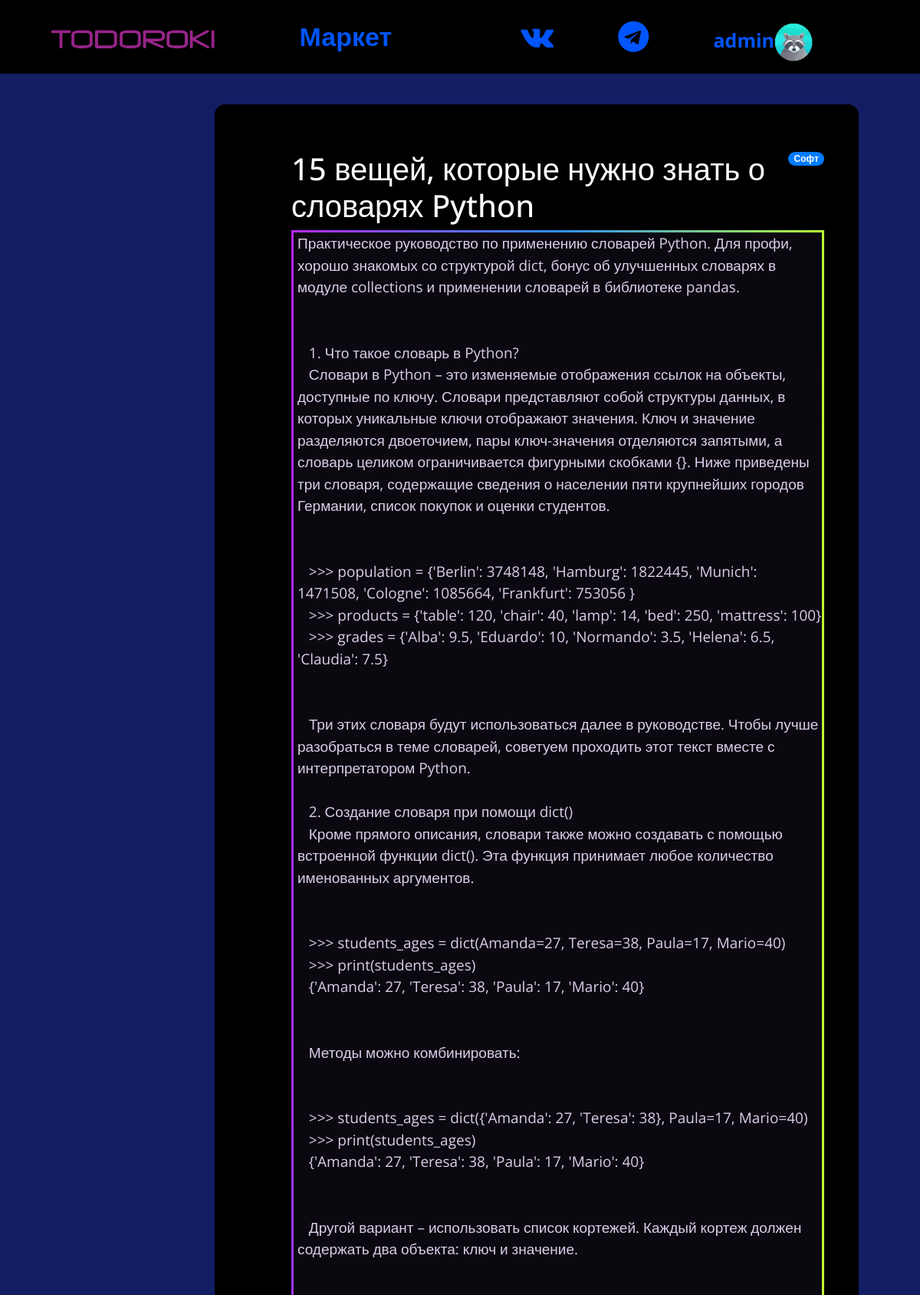
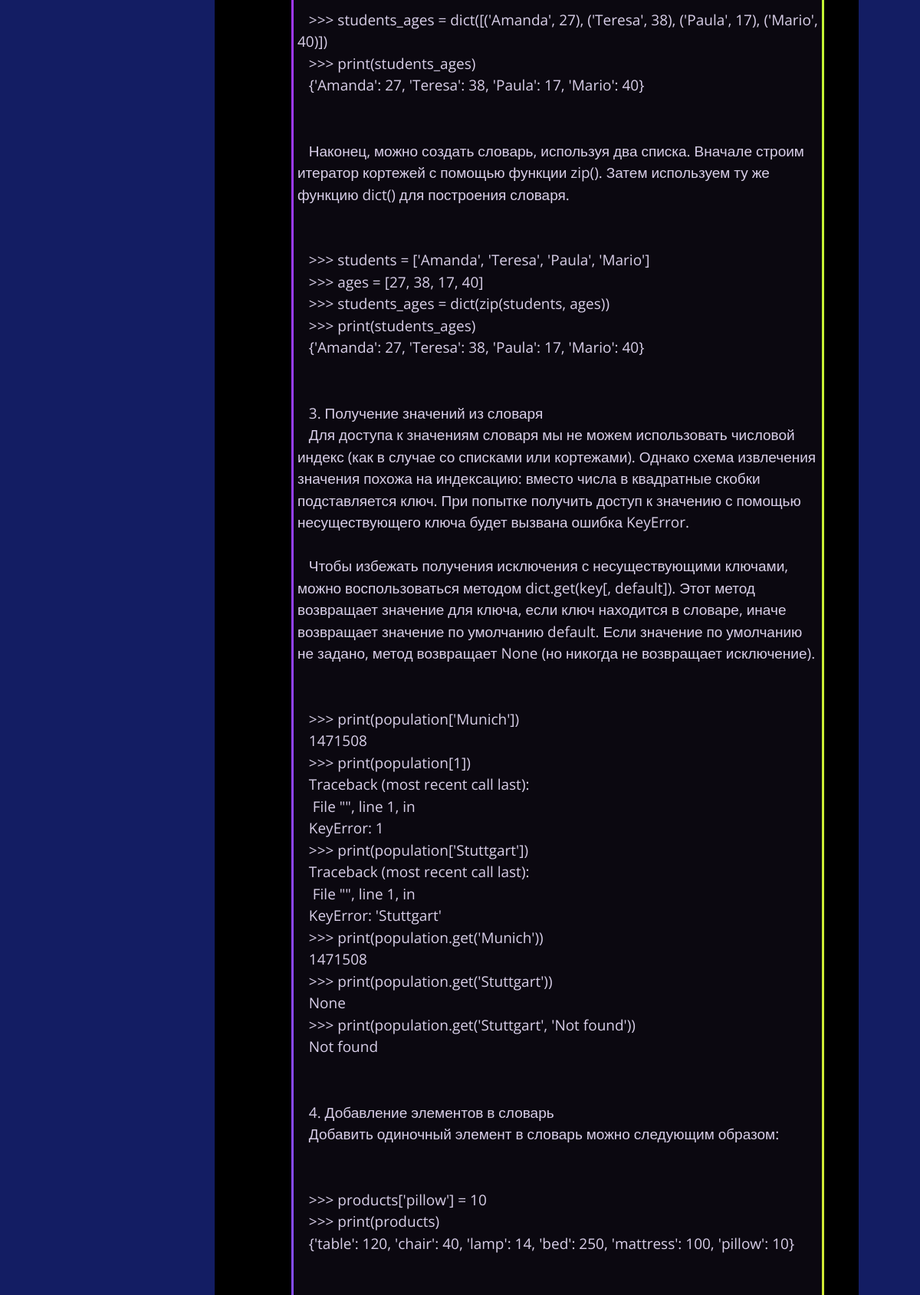
/discussion/11 (signed in, upper part), run on the app's committed database (2 pictures, top to bottom).
### data/users.py (models this page shows, shortened)
class User(SqlAlchemyBase, UserMixin, SerializerMixin):
    __tablename__ = 'users'
    id = sqlalchemy.Column(sqlalchemy.Integer, primary_key=True, autoincrement=True, unique=True)
    nickname = sqlalchemy.Column(sqlalchemy.String, unique=True)
    email = sqlalchemy.Column(sqlalchemy.String)
    hashed_password = sqlalchemy.Column(sqlalchemy.String)
    date_of_registration = sqlalchemy.Column(sqlalchemy.String, default=datetime.datetime.now().date())
    root = sqlalchemy.Column(sqlalchemy.Boolean, default=False)
    avatar = sqlalchemy.Column(sqlalchemy.String)
    news = orm.relation('News', back_populates='user')

### data/news.py (models this page shows)
class News(SqlAlchemyBase, UserMixin, SerializerMixin):
    __tablename__ = 'news'
    id = sqlalchemy.Column(sqlalchemy.Integer, primary_key=True, autoincrement=True, unique=True)
    color = sqlalchemy.Column(sqlalchemy.String)
    title = sqlalchemy.Column(sqlalchemy.String)
    text = sqlalchemy.Column(sqlalchemy.String)
    creator = sqlalchemy.Column(sqlalchemy.Integer, sqlalchemy.ForeignKey("users.id"))
    date_of_create = sqlalchemy.Column(sqlalchemy.String,  default=datetime.datetime.now().date())
    category = sqlalchemy.Column(sqlalchemy.String)
    user = orm.relation('User')

### main.py (the view)
@app.route("/discussion/<int:news_id>", methods=['GET', 'POST'])
def discussion(news_id):
    forum = ForumForm()
    session = db_session.create_session()
    new = session.query(news.News).filter(news.News.id == news_id).first()
    messages = forum.message.data
    if forum.validate_on_submit():
        write_to_json(messages, current_user.nickname, news_id)
    with open('forum.json', 'r') as jfr:
        info = json.load(jfr)["topics"][news_id - 1]["messages"]
    if current_user.is_authenticated:
        return render_template('discussion.html', nickname=current_user.nickname,
                               image=current_user.avatar, messages=info, form=forum,
                               title=new.title, category=new.category)
    return render_template('discussion.html', messages=info, form=forum, title=new.title,
                           category=new.category)

### data/db_session.py (called while the page is built)
def create_session() -> Session:
    global __factory
    return __factory()

### main.py (called while the page is built)
@login_manager.user_loader
def load_user(user_id):
    sessions = db_session.create_session()
    return sessions.query(users.User).get(user_id)

### templates/discussion.html (shortened to what this page needs)
{% extends "base.html" %}
{% block content %}
<div class="discus">
    <div style="display: flex;">
        <h1 style="color: white">{{title}} <h6><span class="badge badge-pill badge-primary">{{category}}</span>
        </h6></h1>
        <br>
    </div>
    {% for item in messages %}
    <div class="rainbowborder" style="color: #d9cfe9; padding-left: 5px;">
        {% autoescape false %}
            {{item['text']}}
        {% endautoescape %}
    </div>
    {% endfor %}
</div>
{% endblock %}

### templates/base.html (shortened to what this page needs)
<!DOCTYPE html>
<html lang="ru">
<head>
    <link rel="stylesheet"
          href="https://maxcdn.bootstrapcdn.com/font-awesome/4.7.0/css/font-awesome.min.css">
    <link rel="stylesheet"
          href="https://stackpath.bootstrapcdn.com/bootstrap/4.4.1/css/bootstrap.min.css"
>
    <link rel="stylesheet" href="/static/styles/styles.css" type="text/css">
    <link rel="stylesheet" href="/static/styles/rainbow.css" type="text/css">
    <link rel="stylesheet" href="/static/styles/ramki.css" type="text/css">
</head>
<body>
<header>
    <div>
        <a href="/"><img src="/static/img/logo.png" alt="logo" class="logo"></a>
        <a href="/market" class="market" style="text-decoration: none;">Маркет</a>
        <nav>
            <ul>
                <li><a href="#"><i class="fa fa-vk" aria-hidden="true"
                                   style="font-size: 40px; text-decoration: none;"></i></a></li>
                <li><a href="#"><i class="fa fa-telegram" aria-hidden="true"
                                   style="font-size: 40px; text-decoration: none;"></i></a></li>
                {% if current_user.is_authenticated %}
                <li><a href="/logout"><p>{{ nickname }}<img src={{ image }} style="width: 50px"></p>
                </a></li>
                {% endif %}
            </ul>
        </nav>
    </div>
</header>
{% block content %}
{% endblock %}
</body>
</html>

### static/styles/styles.css (style rules this page uses)
body { margin: 0; background-color: #131d63; font-family: 'Open Sans', sans-serif; font-weight: 80px; }
.logo { float: left; height: 70px; padding-top: 30px; padding-left: 60px; }
header { background-color: #000000; display: table; width: 100%; height: 90px }
nav { float: right; }
nav ul { margin: 0; padding: 10; list-style: none; padding-right: 140px; }
nav li { display: inline-block; margin-left: 80px; padding-top: 28px; }
nav a { color: #05f; text-decoration: none; font-size: 25px; font-weight: bold }
.market { color: #05f; text-decoration: none; line-height: 95px; font-size: 34px; font-weight: bold; padding-left: 100px; }
.rainbowborder { background-color: #0b0810; border: 3px solid transparent; border-image: linear-gradient(to bottom right, #b827fc 0%, #2c90fc 25%, #b8fd33 50%, #fec837 75%, #fd1892 100%); border-image-slice: 1; margin-bottom: 20px; }
.discus { background: #000000; font-size: 19px; width: 70%; margin-left: 280px; margin-top: 40px; border-radius: 14px; padding-left: 100px; padding-right: 45px; padding-top: 60px; padding-bottom: 60px; }

### data on the page
User: nickname "admin", avatar (picture)
News: title "15 вещей, которые нужно знать о словарях Python", category "Софт"
